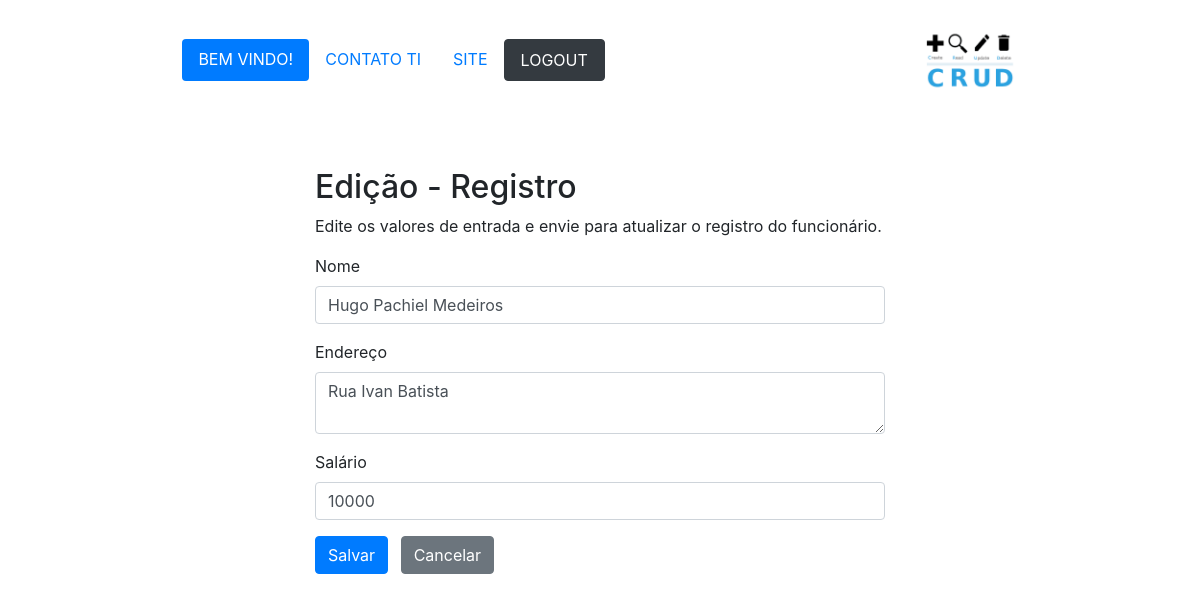
Screenshot of /CODIGOFONTE/crud/update.php?id=11 with the database file from the repository.
### tables this page shows
CREATE TABLE IF NOT EXISTS `funcionarios` (
  `id` int NOT NULL AUTO_INCREMENT,
  `nome` varchar(100) NOT NULL,
  `endereco` varchar(200) NOT NULL,
  `salario` int NOT NULL,
  PRIMARY KEY (`id`)
);

### CODIGOFONTE/crud/update.php (the view, shortened to what this page needs)
<?php
require_once "config.php";
$name = $address = $salary = "";
$name_err = $address_err = $salary_err = "";
if(isset($_POST["id"]) && !empty($_POST["id"])){
    $id = $_POST["id"];
    $input_name = trim($_POST["name"]);
    if(empty($input_name)){
        $name_err = "Please enter a name.";
    } elseif(!filter_var($input_name, FILTER_VALIDATE_REGEXP, array("options"=>array("regexp"=>"/^[a-zA-Z\s]+$/")))){
        $name_err = "Please enter a valid name.";
    } else{
        $name = $input_name;
    }
    $input_address = trim($_POST["address"]);
    if(empty($input_address)){
        $address_err = "Por favor entre com o endereço.";
    } else{
        $address = $input_address;
    }
    $input_salary = trim($_POST["salary"]);
    if(empty($input_salary)){
        $salary_err = "Please enter the salary amount.";
    } elseif(!ctype_digit($input_salary)){
        $salary_err = "Please enter a positive integer value.";
    } else{
        $salary = $input_salary;
    }
    if(empty($name_err) && empty($address_err) && empty($salary_err)){
        $sql = "UPDATE funcionarios SET nome=?, endereco=?, salario=? WHERE id=?";
        if($stmt = mysqli_prepare($link, $sql)){
            mysqli_stmt_bind_param($stmt, "sssi", $param_name, $param_address, $param_salary, $param_id);
            $param_name = $name;
            $param_address = $address;
            $param_salary = $salary;
            $param_id = $id;
            if(mysqli_stmt_execute($stmt)){
                header("location: index.php");
                exit();
            } else{
                echo "Oops! Something went wrong. Please try again later.";
            }
        }
        mysqli_stmt_close($stmt);
    }
    mysqli_close($link);
} else{
    if(isset($_GET["id"]) && !empty(trim($_GET["id"]))){
        $sql = "SELECT * FROM funcionarios WHERE id = ?";
        if($stmt = mysqli_prepare($link, $sql)){
            mysqli_stmt_bind_param($stmt, "i", $param_id);
            if(mysqli_stmt_execute($stmt)){
                $result = mysqli_stmt_get_result($stmt);
                if(mysqli_num_rows($result) == 1){
                    $row = mysqli_fetch_array($result, MYSQLI_ASSOC);
                    $name = $row["nome"];
                    $address = $row["endereco"];
                    $salary = $row["salario"];
                } else{
                    header("location: error.php");
                    exit();
                }
            } else{
                echo "Oops! Something went wrong. Please try again later.";
            }
        }
    }  else{
        header("location: error.php");
        exit();
    }
}
?>
<!DOCTYPE html>
<html lang="pt-br">
<head>
    <link rel="stylesheet" href="https://stackpath.bootstrapcdn.com/bootstrap/4.5.2/css/bootstrap.min.css">
</head>
<body>
<header style="  display: flex;
    flex-direction: row;
    align-items: center;
    justify-content: space-around;
    padding: 24px;">
        <nav class="nav nav-pills nav-justified-content-center">
        <a class="nav-item nav-link active" href="#">BEM VINDO!</a>
        <a class="nav-item nav-link" href="#">CONTATO TI</a>
        <a class="nav-item nav-link" href="#">SITE</a>
        <a class="nav-item nav-link btn btn-dark" href="#">LOGOUT</a>
        </nav>
        <img style="height: 72px" src="CRUD.png">
    </header>
    <div class="wrapper">
        <div class="container-fluid">
            <div class="row">
                <div class="col-md-12">
                    <h2 class="mt-5">Edição  - Registro</h2>
                    <p>Edite os valores de entrada e envie para atualizar o registro do funcionário.</p>
                    <form action="<?php echo htmlspecialchars(basename($_SERVER['REQUEST_URI'])); ?>" method="post">
                        <div class="form-group">
                            <label>Nome</label>
                            <input type="text" name="name" class="form-control <?php echo (!empty($name_err)) ? 'is-invalid' : ''; ?>" value="<?php echo $name; ?>">
                        </div>
                        <div class="form-group">
                            <label>Endereço</label>
                            <textarea name="address" class="form-control <?php echo (!empty($address_err)) ? 'is-invalid' : ''; ?>"><?php echo $address; ?></textarea>
                        </div>
                        <div class="form-group">
                            <label>Salário</label>
                            <input type="text" name="salary" class="form-control <?php echo (!empty($salary_err)) ? 'is-invalid' : ''; ?>" value="<?php echo $salary; ?>">
                        </div>
                        <input type="submit" class="btn btn-primary" value="Salvar">
                        <a href="index.php" class="btn btn-secondary ml-2">Cancelar</a>
                    </form>
                </div>
            </div>
        </div>
    </div>
</body>
</html>

### CODIGOFONTE/crud/update.php (style rules this page uses)
.wrapper { width: 600px; margin: 0 auto; }

### rows the page displays
funcionarios: name "Hugo Pachiel Medeiros", address "Rua Ivan Batista", salary "10000"
